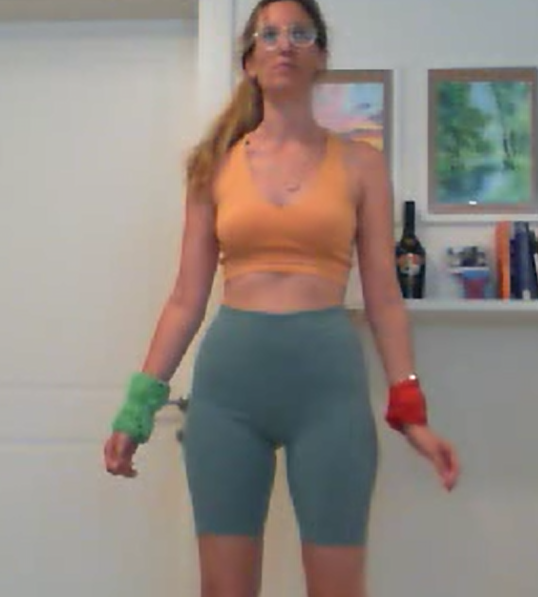
#> input picture green_and_red_2.png, 538 x 597 px
$ python main.py
#> lines starting #> are read from the running program, lines starting #| are printed output that depends on the picture; pictures that were not available may be replaced by others from this repository, and a replacement may not be noted
### Get_color.py
import numpy as np
import cv2

class Colori:
    def __init__(self):
        # Define the color ranges (HSV format)
        ## RED
        self.red_lower1 = np.array([0, 180, 100])
        self.red_upper1 = np.array([10, 255, 255])
        self.red_lower2 = np.array([160, 100, 100])
        self.red_upper2 = np.array([179, 255, 255])
        ## GREEN
        self.green_lower = np.array([40, 50, 50])
        self.green_upper = np.array([80, 255, 255])

        self.frame = cv2.imread("green_and_red_2.png")  # Frame to be used for color picking
#> self.frame is the input picture: shape (597, 538, 3); mean B, G, R 130.5, 137.2, 146.6

    # [67 lines left out: functions verify_int_array, display_menu, touch_color, get_color, change_color, get_attribute_name, not called in this run]

# Example usage
# [3 lines that do not run on import are left out]

############
'''
if __name__ == "__main__":
    frame = cv2.imread('green_and_red_2.png')
    Coli = Colori()
    cv2.imshow("Frame", frame)
    cv2.setMouseCallback("Frame", Coli.get_color)

    # Wait for the user to click on the screen
    cv2.waitKey(0)

    # Release the camera and close all windows
    #cap.release()
    cv2.destroyAllWindows()'''

### recorder.py
import cv2
import time
import os
import cv2
import numpy as np
# from PIL import Image
# from pygame.locals import *
from threading import Thread

"""______________________________________________________________________________
    *                                                                           *
    *                                                                           *
    *                          camStream setup                                  *
    *                                                                           *
    *___________________________________________________________________________*
"""
OPENCV_LOG_LEVEL = 0
WIDTH, HEIGHT = 1080, 1920
GREEN = (0, 255, 0)
RED = (0, 0, 255)


class FakeCamStream:
    # initialization method
    def __init__(self, source):

        # opening video capture stream
#> called with source = './input.avi'
        self.vcap = cv2.VideoCapture(source)
        if self.vcap.isOpened() is False:
            print("[Exiting]: Error accessing webcam stream.")
            exit(0)
        fps_input_stream = int(self.vcap.get(5))  # hardware fps
        print("FPS of input stream: {}".format(fps_input_stream))

        # reading a single frame from vcap stream for initializing
        self.grabbed, self.frame = self.vcap.read()
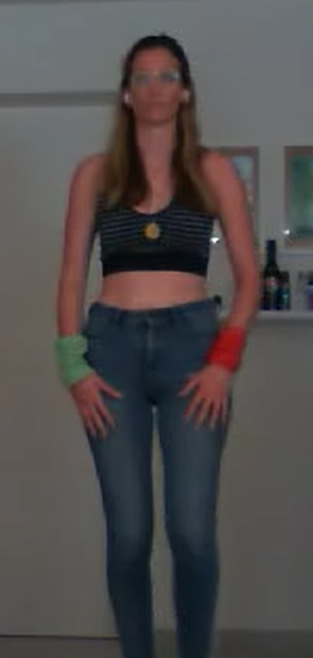
#> input picture green_and_red.png, 313 x 658 px, given in place of input.avi, which was not available
#> self.frame is the input picture: shape (658, 313, 3); mean B, G, R 76.5, 76.8, 80.8
        self.frame_ready = False
        if self.grabbed is False:
            print('[Exiting] No more frames to read')
            exit(0)
        # self.stopped is initialized to False
        self.stopped = True
        # thread instantiation
        self.t = Thread(target=self.update, args=())

        self.t.daemon = True  # daemon threads run in background


    ## method to start thread
    def start(self):
        self.stopped = False
        self.t.start()

    # method passed to thread to read next available frame
    def update(self):
        while True:
            if self.stopped is True:
                break

            self.grabbed, self.frame = self.vcap.read()
            self.frame_ready = True

            if self.grabbed is False:
                print('[Exiting] No more frames to read')
                self.stopped = True
                break
                # delay for 30 fps
            time.sleep(0.033)

        self.vcap.release()

    # method to return latest read frame
    def read(self):
        return cv2.flip(self.frame, 1)
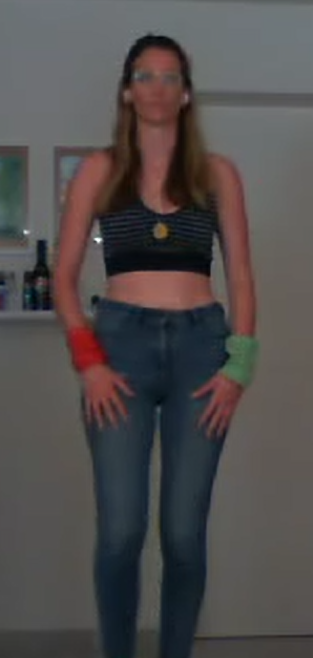
#> returned value: shape (658, 313, 3); mean of channels 0, 1, 2 76.5, 76.8, 80.8; drawn as B, G, R

    # method to stop reading frames
    def stop(self):
        self.stopped = True
    def quit(self):
        self.stopped = True
        self.t.join()
        # After the loop release the cap object
        self.vcap.release()
        # Destroy all the windows
        cv2.destroyAllWindows()
        exit(0)

    def get_EXPOSURE(self):

        return 42

    def set_EXPOSURE(self,Exp):

        print("Set current exposure value:", 42, "us")


    # method to play the game with the user's update function


class fake_cam:
    def __init__(self, source):
        self.cap = cv2.VideoCapture(source)
    def read(self):
        _, frame = self.cap.read()
        return frame
    def get_EXPOSURE(self):
        return 42
    def set_EXPOSURE(self, value):
        print(f"Setting exposure to {value}")

# [39 lines that do not run on import are left out]

### Frames_Process.py
import cv2
import numpy as np
import time
import add_grid_scale

# [22 lines left out: function filter_player, not called in this run]


def scan_background(webcam_stream):
    """Captures a stable image of the background before the game starts. It uses textual cues in the video feed to
    ensure that the background is empty of players or moving objects."""
    # Capture the video frame

    frame = webcam_stream.read()
    background = frame.copy()
    # Get the dimensions of the frame
    height, width, _ = frame.shape
#> height = 658; width = 313
    # Calculate the position to center the text
    text_x = 0  # Adjust the multiplier as needed
    text_y = height // 2
#> text_y = 329
    accepted = 0
    exp = webcam_stream.get_EXPOSURE()
    print(exp)
    webcam_stream.set_EXPOSURE(exp)
    while accepted != 1:
        for i in range(1000):
            frame = webcam_stream.read()
            background = frame.copy()
            # on the left side of the frame, write text
            # cv2.putText(frame, f'Do Not Stand In Frame {(500 - i)//50}', (410, 50), cv2.FONT_HERSHEY_SIMPLEX, 1, (0, 0, 255), 2, cv2.LINE_AA)
            # Define the text for each line
            line1 = 'Do Not Stand In Frame'
            line2 = 'Press "1" to accept background.'
            line3 = 'Then, step player in frame, and press'
            line4 = '"2" to measure player height '
            line5 = 'or "3" to use standard height'

            # Calculate the positions for each line
            spacing = 30  # Define the spacing between lines

            # Put each line of text on the frame
            cv2.putText(frame, line1, (text_x, text_y), cv2.FONT_HERSHEY_SIMPLEX, 1, (255, 0, 0), 2, cv2.LINE_AA)
            cv2.putText(frame, line2, (text_x, text_y + spacing), cv2.FONT_HERSHEY_SIMPLEX, 1, (255, 0, 0), 2,
                        cv2.LINE_AA)
            cv2.putText(frame, line3, (text_x, text_y + 2 * spacing), cv2.FONT_HERSHEY_SIMPLEX, 0.8, (255, 0, 255), 2,
                        cv2.LINE_AA)
            cv2.putText(frame, line4, (text_x, text_y + 3 * spacing), cv2.FONT_HERSHEY_SIMPLEX, 0.8, (255, 0, 255), 2,
                        cv2.LINE_AA)
            cv2.putText(frame, line5, (text_x, text_y + 4 * spacing), cv2.FONT_HERSHEY_SIMPLEX, 0.8, (255, 0, 255), 2,
                        cv2.LINE_AA)

            # Display the resulting frame
            cv2.imshow('output', frame)
            # quit the scan
            if cv2.waitKey(1) & 0xFF == ord('q'):
                webcam_stream.quit()
            if cv2.waitKey(1) & 0xFF == ord('1'):
                accepted = 1
                break
#> this loop made 1 pass; (key q is pressed on pass 1)
#> pass 1, in scan_background, `cv2.imshow('output', frame)`:
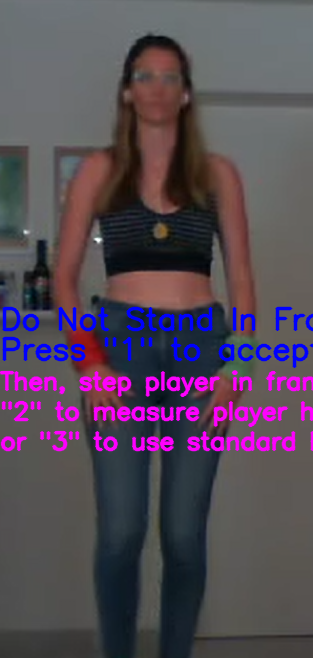
#> window 'output': shape (658, 313, 3); mean B, G, R 86.3, 73.2, 85.1

        frame = background.copy()
        # on the left side of the frame, write text
        cv2.putText(frame, f'This Is The Background : OK ? ', (text_x, text_y),
                    cv2.FONT_HERSHEY_SIMPLEX, 1, (0, 0, 255), 2, cv2.LINE_AA)
        # Display the resulting frame
        cv2.imshow('output', frame)
        # quit the scan
        if cv2.waitKey(1) & 0xFF == ord('q'):
            webcam_stream.quit()
        exp = webcam_stream.get_EXPOSURE()
        # accepted = int(input("Enter 1 for OK, or 0 to retry: "))
        if cv2.waitKey(1) & 0xFF == ord('1'):
            accepted = 1
            print("accepted, and exp = ", exp)
            break

    return background


# [121 lines left out: functions draw_rectangle, draw_spot_info, write_text, grid_output, not called in this run]

######################

### keyboard_interface.py
from pynput.keyboard import Key, Controller, Listener
import threading
import time

class KeyboardInterface:
    def __init__(self):
        self.keyboard = Controller()
        self.auto_press_flags = {}
        self.long_press_flags = {}
        self.soft_press_flags = {}
        self.threads = {}
        self.press_flags ={}
    # [127 lines left out: functions start_long_press, stop_long_press, _press_key, start_soft_press, _soft_press, stop_soft_press and 7 more, not called in this run]

# Example usage
# if __name__ == "__main__":
#     presser = AutoKeyPresser()
#     presser.start_auto_press('a')  # Start auto-pressing 'a'
#
#
#     time.sleep(2)
#     presser.start_auto_press('b')  # Start auto-pressing 'b'
#     time.sleep(1)
#     presser.stop_auto_press('a')  # Stop auto-pressing 'a'
#     presser.stop_auto_press('b')  # Stop auto-pressing 'b'

### Player.py

import time
import Get_color
import Thresholds

class Player:
    def __init__(self):
        ### Updated movments:
        self.lean = None
        self.squat = None
        self.jump = None
        self.right_grab = None
        self.left_grab = None
        self.faster = False
        self.stop = False
        self.pause = False

        ### Timing info for made movments:
        self.time_right_grab = time.time()
        self.time_left_grab = time.time()
        self.time_down = time.time()
        self.time_up = time.time()

        ### Frames and masks info:
        self.frame = None
        self.previous_mask = None
        self.current_mask = None
        self.upper_mask = None
        self.mask_4color = None
        self.frame_with_red_green = None
        self.mask_lines = None

        ### Extracted info like locations:
        ## X -> Width -> [0], Y -> Height -> [1]
        self.center_of_mass = None
        self.center_of_upper_mass = None
        self.green_center, self.green_size = None, None
        self.red_center, self.red_size = None, None
        self.last_center = (0,0)
        self.height = None
        self.width = None

        ### Persons initial info:
        self.height_of_person = None
        self.H = 480
        self.W = 640
        self.center_of_center = None

        ### Thresholds and color range
        self.Trashi = Thresholds.Trashi()
        self.Colori = Get_color.Colori()

### Thresholds.py

class Trashi:
    def __init__(self):
        self.squati = 500  # Smaller -> more squats easy, larger -> less squats, range [600,700] 650
        self.leani = 13   # Smaller -> more action easily, larger -> less actions
        self.grabi = 600   # Smaller -> LESS action easily, larger -> MORE actions
        self.jumpi = 500   # Smaler -> more action easily, larger -> less actions
        self.outlier_std_threshold = 5

    # [49 lines left out: functions verify_int, display_menu, alter_threshold, get_attribute_name, not called in this run]

# Example usage
# [3 lines that do not run on import are left out]

### main.py
# Import necessary libraries and modules
import math

import numpy as np

from keyboard_interface import KeyboardInterface
from recorder import fake_cam, FakeCamStream
from webcam_stream import WebcamStream
import cv2
import Player_Position
import Frames_Process
from Player import Player
import Player_Control
import os

# Define source of video input
SOURCE = 'input.avi'
#SOURCE = 'webcam'


# [133 lines left out: function play, not called in this run]


# Initialize and start the webcam input stream
if SOURCE == 'webcam':
    webcam_stream = WebcamStream(stream_id=0)  # 0 is usually the default camera
    print("Using webcam")
    webcam_stream.start()
    webcam_stream.start_recording(output_file='output.avi')
else:
    webcam_stream = FakeCamStream('./input.avi')
    print("Using fake cam")
    webcam_stream.start()

keyboard = KeyboardInterface()
Mario = Player()
background = Frames_Process.scan_background(webcam_stream)
#> (the program exits here)
